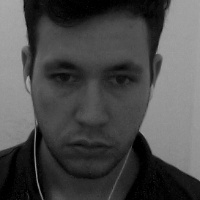
#> input picture 01_basico/fotos/pessoa-1-10.jpg, 200 x 200 px, given in place of the camera
$ python teste_opencv.py fotos/pessoa-1-10.jpg
#> lines starting #> are read from the running program, lines starting #| are printed output that depends on the picture; after the words box and inside, x2 and y2 are one past the last pixel; in counts of white or black regions, pixels touching at a corner belong together
import cv2
import sys

#cascPath = sys.argv[1]
faceCascade = cv2.CascadeClassifier("haarcascade_frontalface_default.xml")

video_capture = cv2.VideoCapture(0)
largura, altura = 200, 200
amostra = 1

while True:
    # Capture frame-by-frame
    ret, frame = video_capture.read()
#> frame is the input picture: shape (200, 200, 3); min 0, max 175, mean 75.2

    gray = cv2.cvtColor(frame, cv2.COLOR_BGR2GRAY)

    faces = faceCascade.detectMultiScale(
        gray,
        scaleFactor=1.1,
        minNeighbors=5,
        minSize=(30, 30)
    )
#> faces = [[16, 20, 155, 155]]

    # Draw a rectangle around the faces
    for (x, y, w, h) in faces:
        cv2.rectangle(frame, (x, y), (x+w, y+h), (0, 255, 0), 2)
        if cv2.waitKey(1) & 0xFF == ord('w'):
            imagemFace = cv2.resize(gray[y:y + w, x:x + h], (largura, altura))
            cv2.imwrite("fotos/pessoa-" + str(id) + "-" + str(amostra) + ".jpg", imagemFace)
            print("[Foto " + str(amostra) + " capturada com sucesso]")
            amostra += 1
#> this loop made 1 pass; (key q is pressed on pass 1)
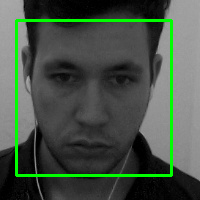
#> frame: shape (200, 200, 3); 4.64% of pixels changed, all inside (x1, y1, x2, y2) = (15, 19, 173, 177)
#> after the loop, amostra = 1


    # Display the resulting frame
    cv2.imshow('Video', frame)

    if cv2.waitKey(1) & 0xFF == ord('q'):
#> (key q is pressed here)
        break

# When everything is done, release the capture
video_capture.release()
cv2.destroyAllWindows()

$ run again, on 01_basico/fotos/pessoa-1-11.jpg
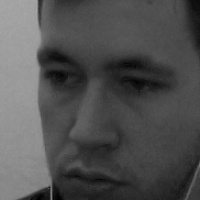
#> input picture 01_basico/fotos/pessoa-1-11.jpg, 200 x 200 px, given in place of the camera
#> frame is the input picture: shape (200, 200, 3); min 0, max 168, mean 80.6
#> faces = [[16, 17, 170, 170]]
#> the loop `for (x, y, w, h) in faces:` made 1 pass; (key q is pressed on pass 1)
#> after the loop `for (x, y, w, h) in faces:`:
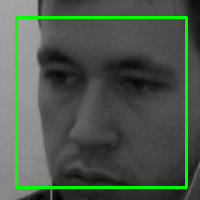
#> frame: shape (200, 200, 3); 5.09% of pixels changed, all inside (x1, y1, x2, y2) = (15, 16, 188, 189)
#> after the loop `for (x, y, w, h) in faces:`: amostra = 1

$ run again, on 01_basico/fotos/pessoa-1-12.jpg
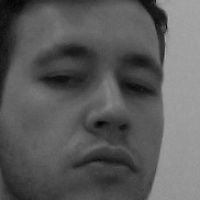
#> input picture 01_basico/fotos/pessoa-1-12.jpg, 200 x 200 px, given in place of the camera
#> frame is the input picture: shape (200, 200, 3); min 0, max 172, mean 91.4
#> faces = [[15, 10, 181, 181]]
#> the loop `for (x, y, w, h) in faces:` made 1 pass; (key q is pressed on pass 1)
#> after the loop `for (x, y, w, h) in faces:`:
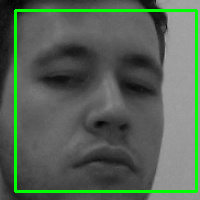
#> frame: shape (200, 200, 3); 5.42% of pixels changed, all inside (x1, y1, x2, y2) = (14, 9, 198, 193)
#> after the loop `for (x, y, w, h) in faces:`: amostra = 1

$ run again, on 01_basico/fotos/pessoa-1-13.jpg
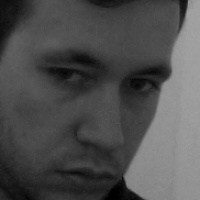
#> input picture 01_basico/fotos/pessoa-1-13.jpg, 200 x 200 px, given in place of the camera
#> frame is the input picture: shape (200, 200, 3); min 0, max 163, mean 78.4
#> faces = [[15, 11, 180, 180]]
#> the loop `for (x, y, w, h) in faces:` made 1 pass; (key q is pressed on pass 1)
#> after the loop `for (x, y, w, h) in faces:`:
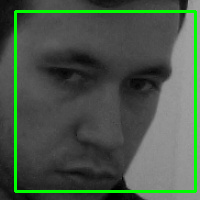
#> frame: shape (200, 200, 3); 5.39% of pixels changed, all inside (x1, y1, x2, y2) = (14, 10, 197, 193)
#> after the loop `for (x, y, w, h) in faces:`: amostra = 1
